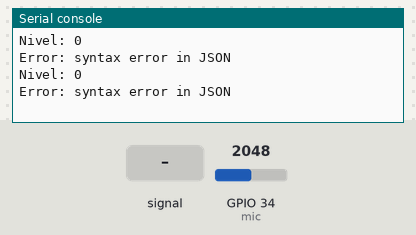
The program below on a simulated ESP32 board running MicroPython. Parts: the last lines printed to the serial console. The inputs (shaded band) are chosen by the test bench; at power-on: GPIO 34 (mic) = 2048 (analog values on the 0–4095 scale). WiFi joins after 1.5 s; web requests get an empty 200 reply after 0.4 s.

Above: at 3.2 s.
3.3 s: GPIO 34 (mic) fed a 200 Hz sine of ±327 counts around its level
At 4.08 s:
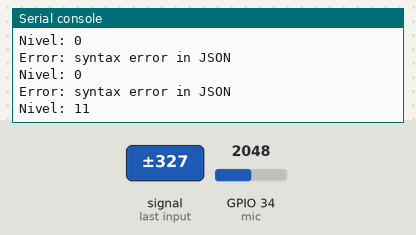
4.8 s: GPIO 34 (mic) set to 2866
At 5.29 s:
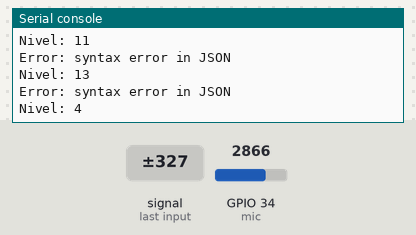
6.3 s: GPIO 34 (mic) fed a 1000 Hz sine of ±1023 counts around its level
At 7.1 s:
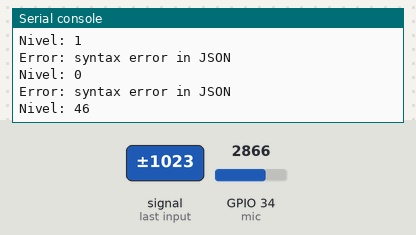
7.8 s: GPIO 34 (mic) set to 3040
At 8.31 s:
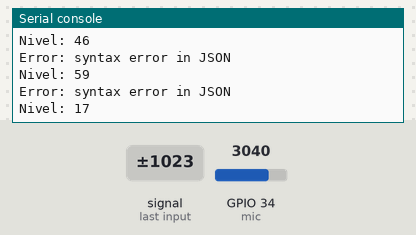
Timing chart, 0 to 10.3 s (numbered marks = the images above; inputs shaded):
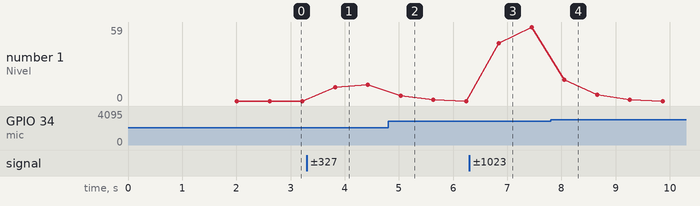

The program:

main.py
```python
# main_A.py — ESP32_A (POST & SENSOR)
import time
from time import sleep
from wifi import conectar_wifi
from api_post import enviar_lectura
from sensor_sonido import SensorAudio

sensor = SensorAudio()
# Llamar a la función para conectar el ESP32_A a la red
conectar_wifi()
# Por cada lectura recibida será enviada en un POST al API
while True:
    nivel = sensor.leer_nivel()
    print("Nivel:", nivel)
    enviar_lectura(nivel)
    time.sleep(0.2)
```

wifi.py
```python
import network
import time
from time import sleep


#Conexion a red WIFI
def conectar_wifi():
    wlan = network.WLAN(network.STA_IF)
    wlan.active(True)
    if not wlan.isconnected():
        print('connecting to network...')
        wlan.connect('XFJK', 'hollymybaby')
        while not wlan.isconnected():
            print('loading...')
            print(wlan.status())
            time.sleep(1)
    print('WIFI OK -> network config:', wlan.ifconfig())
```

api_post.py
```python
import urequests
import ujson
import time
from time import sleep


#Parte de API
API_URL = "http://10.123.65.1:8080/sensor/data"
#               ↑ IP del ordenador a la red wifi

# Composición del envío del POST
def enviar_lectura(nivel):
    cos = {
        "sensor":     "microfon",
        "valor":      nivel,
        "unitat":     "amplitud_adc",
        "dispositiu": "esp32_A"
    }
    try:
        resp = urequests.post(
            API_URL,
            data    = ujson.dumps(cos),
            headers = {"Content-Type": "application/json"}
        )
        if resp.status_code == 200:
            dada = ujson.loads(resp.text)
            print("INSERT OK — id:", dada["id"])
        else:
            print("Error HTTP:", resp.status_code)
        resp.close()
    except Exception as err:
        print("Error:", err)

        
```

sensor_sonido.py
```python
import time
from time import sleep
from machine import Pin, ADC


#Parte de lectura del sensor
#Lectura de datos con sensor
mic = ADC(Pin(34))
mic.atten(ADC.ATTN_11DB)       #Full range: 3.3v , range 0-4095 ADC
mic.width(ADC.WIDTH_12BIT)

class SensorAudio:

    def __init__(self):
        # Valor inicial del filtro
        self.nivel_filtrado = 0

        # Basado en lecturas crudas
        self.MIN = 200 # silencio aproximado/ruido bajo
        self.MAX = 3000 # música fuerte

    # Uso del EMA() para hacer las lecturas mas precisas sin saltos bruscos y mejorar la precision de la lectura
    # Calibración de la lectura para graduarla de 0-100 en 4 estados
    def leer_nivel(self, muestras=100):
        #Primeras 100 muestras para analizar el cambio del sonido
        valors = [mic.read() for _ in range(muestras)]
        amplitud = max(valors) - min(valors) # De la lista busca el max y min para calculalr la diferencia

        # Eliminar ruido base
        if amplitud < self.MIN:
            amplitud = 0

        #Convertir a escala 0-100
        nivel_actual = (amplitud - self.MIN) / (self.MAX - self.MIN) * 100

        #Limitar el rango
        if nivel_actual < 0:
            nivel_actual = 0
        elif nivel_actual > 100:
            nivel_actual = 100

        # Aplicacion del filtro EMA, se utiliza 0.7 y 0.3 para calibrar los cambios ente el anterior y el nuevo resultado
        self.nivel_filtrado = (nivel_actual * 0.7) + (self.nivel_filtrado * 0.3)

        #Se convierte a int por si el resultado anterior es decimal
        nivel_final = int(self.nivel_filtrado)

        return nivel_final
```

Measured:
- after the input at 3.3 s, the serial console: prints a new line after 0.52 s (image 1)
- after the input at 4.8 s, the serial console: prints a new line after 0.23 s (image 2)
- after the input at 6.3 s, the serial console: prints a new line after 0.54 s (image 3)
- after the input at 7.8 s, the serial console: prints a new line after 0.25 s (image 4)
- plotted number 1: 0 → 13 after the input at 3.3 s, 0 → 59 after the input at 6.3 s
